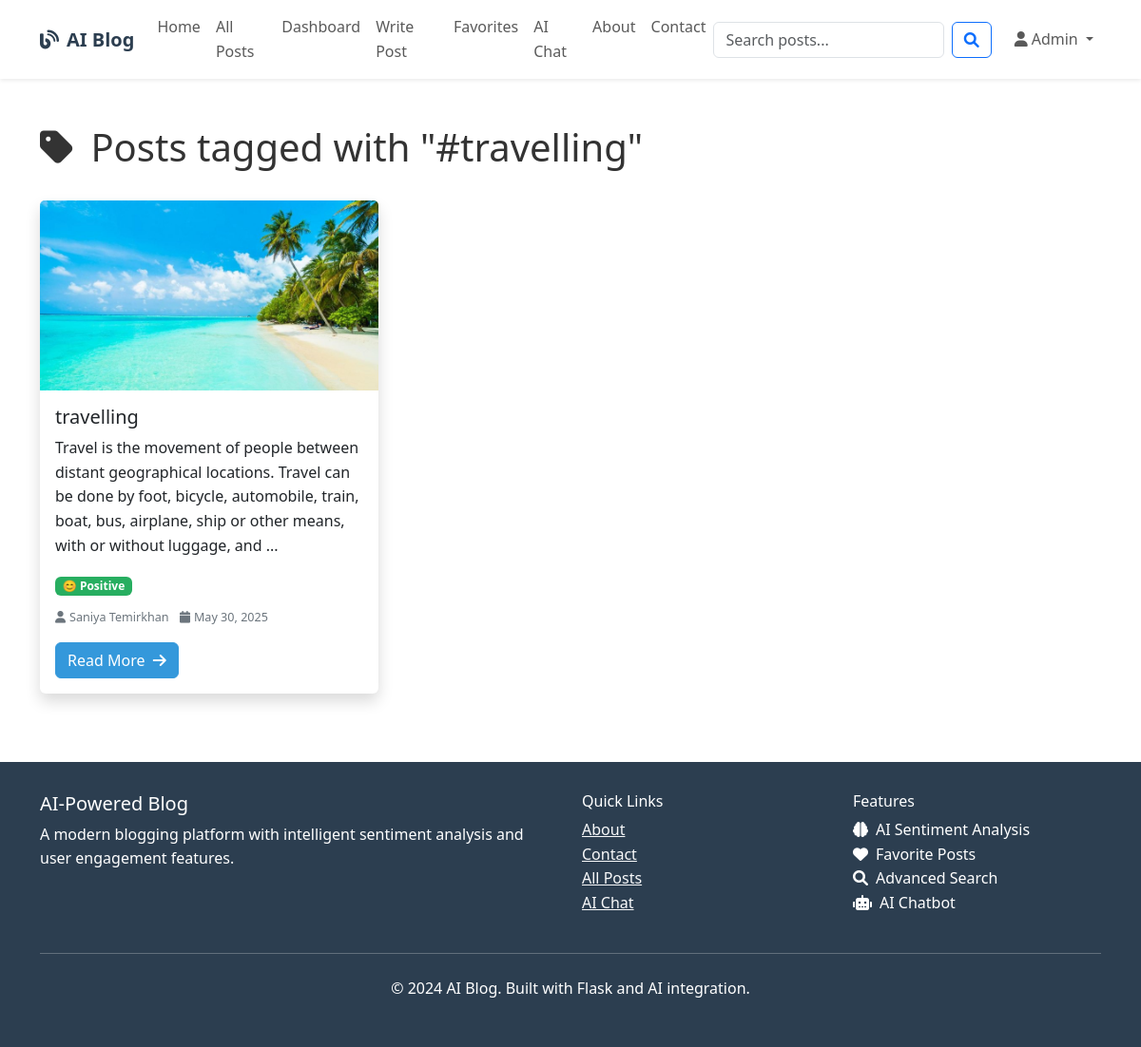
Page /tag/1 (signed in) on the committed database.
### models.py (models this page shows, shortened)
class User(UserMixin, db.Model):
    id = db.Column(db.Integer, primary_key=True)
    username = db.Column(db.String(80), unique=True, nullable=False)
    email = db.Column(db.String(120), unique=True, nullable=False)
    password_hash = db.Column(db.String(120), nullable=False)
    first_name = db.Column(db.String(50), nullable=False)
    last_name = db.Column(db.String(50), nullable=False)
    bio = db.Column(db.Text)
    profile_image = db.Column(db.String(200), default='default.jpg')
    created_at = db.Column(db.DateTime, default=datetime.utcnow)
    is_active = db.Column(db.Boolean, default=True)
    posts = db.relationship('BlogPost', backref='author', lazy='dynamic', cascade='all, delete-orphan')
    comments = db.relationship('Comment', backref='author', lazy='dynamic', cascade='all, delete-orphan')
    favorites = db.relationship('Favorite', backref='user', lazy='dynamic', cascade='all, delete-orphan')
    def get_full_name(self):
        return f"{self.first_name} {self.last_name}"

class Tag(db.Model):
    id = db.Column(db.Integer, primary_key=True)
    name = db.Column(db.String(30), unique=True, nullable=False)
    posts = db.relationship('BlogPost', secondary='post_tags', back_populates='tags')

class BlogPost(db.Model):
    id = db.Column(db.Integer, primary_key=True)
    title = db.Column(db.String(200), nullable=False)
    content = db.Column(db.Text, nullable=False)
    summary = db.Column(db.String(500))
    featured_image = db.Column(db.String(200))
    created_at = db.Column(db.DateTime, default=datetime.utcnow)
    updated_at = db.Column(db.DateTime, default=datetime.utcnow, onupdate=datetime.utcnow)
    published = db.Column(db.Boolean, default=True)
    views = db.Column(db.Integer, default=0)
    sentiment_score = db.Column(db.Float)  # -1 to 1 (negative to positive)
    sentiment_label = db.Column(db.String(20))  # 'positive', 'negative', 'neutral'
    sentiment_confidence = db.Column(db.Float)  # 0 to 1
    user_id = db.Column(db.Integer, db.ForeignKey('user.id'), nullable=False)
    category_id = db.Column(db.Integer, db.ForeignKey('category.id'))
    comments = db.relationship('Comment', backref='post', lazy='dynamic', cascade='all, delete-orphan')
    favorites = db.relationship('Favorite', backref='post', lazy='dynamic', cascade='all, delete-orphan')
    tags = db.relationship('Tag', secondary='post_tags', back_populates='posts')
    def get_sentiment_emoji(self):
        if self.sentiment_label == 'positive':
            return '😊'
        elif self.sentiment_label == 'negative':
            return '😔'
        else:
            return '😐'

### blueprints/main.py (the view)
@main_bp.route('/tag/<int:tag_id>')
def tag_posts(tag_id):
    try:
        tag = Tag.query.get_or_404(tag_id)
        page = request.args.get('page', 1, type=int)
        posts = []
        for post in tag.posts:
            if post.published:
                posts.append(post)
        posts.sort(key=lambda x: x.created_at, reverse=True)
        per_page = 12
        start = (page - 1) * per_page
        end = start + per_page
        paginated_posts = posts[start:end]
        return render_template('main/tag_posts.html', posts=paginated_posts, tag=tag)
    except Exception as e:
        print(f"Tag posts error: {e}")
        flash('Tag not found.', 'danger')
        return redirect(url_for('main.index'))

### templates/main/tag_posts.html (shortened to what this page needs)
{% extends "base.html" %}
{% block content %}
<div class="container py-5">
    <div class="row">
        <div class="col-12 mb-4">
            <h1 class="mb-2">
                <i class="fas fa-tag me-2"></i>
                Posts tagged with "{{ tag.name }}"
            </h1>
        </div>
    </div>
    <div class="row">
        {% if posts %}
        {% for post in posts %}
        <div class="col-lg-4 col-md-6 mb-4">
            <div class="card h-100 shadow">
                {% if post.featured_image %}
                <img src="{{ url_for('static', filename='uploads/posts/' + post.featured_image) }}"
                     class="card-img-top" alt="{{ post.title }}" style="height: 200px; object-fit: cover;">
                {% endif %}
                <div class="card-body d-flex flex-column">
                    <h5 class="card-title">{{ post.title }}</h5>
                    <p class="card-text">{{ post.summary or post.content[:150] + '...' }}</p>
                    {% if post.sentiment_label %}
                    <div class="mb-2">
                        <span class="badge sentiment-{{ post.sentiment_label }}">
                            {{ post.get_sentiment_emoji() }} {{ post.sentiment_label.title() }}
                        </span>
                    </div>
                    {% endif %}
                    <div class="post-meta mb-3">
                        <small>
                            <i class="fas fa-user me-1"></i>{{ post.author.get_full_name() }}
                            <i class="fas fa-calendar ms-2 me-1"></i>{{ post.created_at.strftime('%B %d, %Y') }}
                        </small>
                    </div>
                    <div class="mt-auto">
                        <a href="{{ url_for('blog.view_post', id=post.id) }}" class="btn btn-primary">
                            Read More <i class="fas fa-arrow-right ms-1"></i>
                        </a>
                    </div>
                </div>
            </div>
        </div>
        {% endfor %}
        {% endif %}
    </div>
</div>
{% endblock %}

### templates/base.html (shortened to what this page needs)
<!DOCTYPE html>
<html lang="en">
<head>
    <link href="https://cdn.jsdelivr.net/npm/bootstrap@5.3.0/dist/css/bootstrap.min.css" rel="stylesheet">
    <link rel="stylesheet" href="https://cdnjs.cloudflare.com/ajax/libs/font-awesome/6.0.0/css/all.min.css">
</head>
<body>
    <nav class="navbar navbar-expand-lg navbar-light bg-white shadow-sm">
        <div class="container">
            <a class="navbar-brand" href="{{ url_for('main.index') }}">
                <i class="fas fa-blog me-2"></i>AI Blog
            </a>
            <div class="collapse navbar-collapse" id="navbarNav">
                <ul class="navbar-nav me-auto">
                    <li class="nav-item">
                        <a class="nav-link" href="{{ url_for('main.index') }}">Home</a>
                    </li>
                    <li class="nav-item">
                        <a class="nav-link" href="{{ url_for('blog.all_posts') }}">All Posts</a>
                    </li>
                    {% if current_user.is_authenticated %}
                    <li class="nav-item">
                        <a class="nav-link" href="{{ url_for('main.dashboard') }}">Dashboard</a>
                    </li>
                    <li class="nav-item">
                        <a class="nav-link" href="{{ url_for('blog.create_post') }}">Write Post</a>
                    </li>
                    <li class="nav-item">
                        <a class="nav-link" href="{{ url_for('main.favorites') }}">Favorites</a>
                    </li>
                    <li class="nav-item">
                        <a class="nav-link" href="{{ url_for('main.chatbot') }}">AI Chat</a>
                    </li>
                    {% endif %}
                    <li class="nav-item">
                        <a class="nav-link" href="{{ url_for('main.about') }}">About</a>
                    </li>
                    <li class="nav-item">
                        <a class="nav-link" href="{{ url_for('main.contact') }}">Contact</a>
                    </li>
                </ul>
                <form class="d-flex me-3" method="GET" action="{{ url_for('main.search') }}">
                    <input class="form-control me-2" type="search" name="query" placeholder="Search posts..."
                           value="{{ request.args.get('query', '') }}">
                    <button class="btn btn-outline-primary" type="submit">
                        <i class="fas fa-search"></i>
                    </button>
                </form>
                <ul class="navbar-nav">
                    {% if current_user.is_authenticated %}
                    <li class="nav-item dropdown">
                        <a class="nav-link dropdown-toggle" href="#" id="navbarDropdown" role="button"
                           data-bs-toggle="dropdown">
                            <i class="fas fa-user me-1"></i>{{ current_user.first_name }}
                        </a>
                    </li>
                    {% endif %}
                </ul>
            </div>
        </div>
    </nav>
    <main>
        {% block content %}{% endblock %}
    </main>
    <footer class="footer mt-auto">
        <div class="container">
            <div class="row">
                <div class="col-md-6">
                    <h5>AI-Powered Blog</h5>
                    <p>A modern blogging platform with intelligent sentiment analysis and user engagement features.</p>
                </div>
                <div class="col-md-3">
                    <h6>Quick Links</h6>
                    <ul class="list-unstyled">
                        <li><a href="{{ url_for('main.about') }}" class="text-light">About</a></li>
                        <li><a href="{{ url_for('main.contact') }}" class="text-light">Contact</a></li>
                        <li><a href="{{ url_for('blog.all_posts') }}" class="text-light">All Posts</a></li>
                        {% if current_user.is_authenticated %}
                        <li><a href="{{ url_for('main.chatbot') }}" class="text-light">AI Chat</a></li>
                        {% endif %}
                    </ul>
                </div>
                <div class="col-md-3">
                    <h6>Features</h6>
                    <ul class="list-unstyled">
                        <li><i class="fas fa-brain me-2"></i>AI Sentiment Analysis</li>
                        <li><i class="fas fa-heart me-2"></i>Favorite Posts</li>
                        <li><i class="fas fa-search me-2"></i>Advanced Search</li>
                        <li><i class="fas fa-robot me-2"></i>AI Chatbot</li>
                    </ul>
                </div>
            </div>
            <hr class="my-4">
            <div class="row">
                <div class="col-md-12 text-center">
                    <p>&copy; 2024 AI Blog. Built with Flask and AI integration.</p>
                </div>
            </div>
        </div>
    </footer>
    <div id="toast-container" class="toast-container position-fixed top-0 end-0 p-3"></div>
</body>
</html>

### templates/base.html (style rules this page uses)
:root { --primary-color: #2c3e50; --secondary-color: #3498db; --accent-color: #e74c3c; --success-color: #27ae60; --warning-color: #f39c12; --light-bg: #f8f9fa; }
body { font-family: 'Segoe UI', Tahoma, Geneva, Verdana, sans-serif; line-height: 1.6; color: #333; }
.navbar-brand { font-weight: bold; color: var(--primary-color) !important; }
.card { border: none; box-shadow: 0 2px 10px rgba(0,0,0,0.1); transition: transform 0.3s ease; }
.btn-primary { background-color: var(--secondary-color); border-color: var(--secondary-color); }
.sentiment-positive { background-color: var(--success-color); color: white; }
.post-meta { color: #6c757d; font-size: 0.9rem; }
.footer { background-color: var(--primary-color); color: white; padding: 2rem 0; margin-top: 3rem; }

### rows in the picture
User: first_name "Admin"
Tag: name "#travelling"
BlogPost: featured_image (picture), title "travelling", summary "Travel is the movement of people between distant geographical locations. Travel can be done by foot, bicycle, automobile, train, boat, bus, airplane, ship or other means, with or without luggage, and ...", get_sentiment_emoji "😊", sentiment_label "Positive", author.get_full_name "Saniya Temirkhan", created_at "May 30, 2025"
